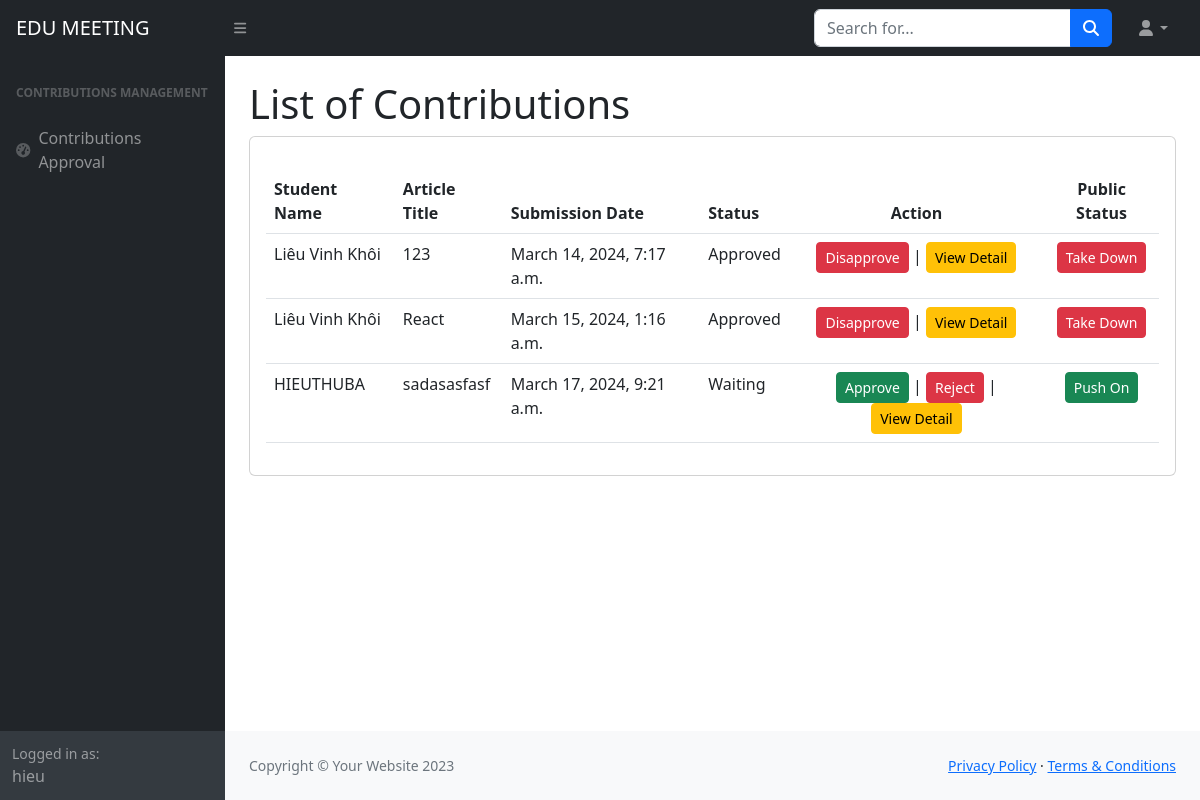
The app's page /ad/contributions/manage/ (signed in) with its own data.
### home/models.py (models this page shows, shortened)
class UserProfile(models.Model):
    user = models.OneToOneField(User, on_delete=models.CASCADE, primary_key=True)
    fullname = models.CharField(max_length=50)
    roles = models.ManyToManyField(Role, related_name='users')
    faculty = models.ForeignKey('Faculties', on_delete=models.CASCADE, null=True, blank=True)
    email = models.EmailField(max_length=254, unique=True, blank=True, null=True)
    phone = models.CharField(max_length=15)
    academic_Year = models.ForeignKey(AcademicYear,blank=True, null =True, on_delete=models.CASCADE)

class Contributions(models.Model):
    user = models.ManyToManyField(UserProfile)
    title = models.CharField(max_length=30)
    content = models.TextField(null = True)
    faculty = models.ForeignKey(Faculties,on_delete=models.CASCADE)
    term = models.BooleanField(default=False)
    createAt = models.DateTimeField(auto_now_add=True)
    academic_Year = models.ForeignKey(AcademicYear,blank=True, null =True, on_delete=models.CASCADE)
    reject_reason = models.TextField(blank=True, null=True)
    status = models.CharField(max_length=10,  default='waiting')
    public = models.BooleanField(default = False)

### home/views.py (the view)
# urls.py: path('ad/contributions/manage/', views.all_contributions_view, name='manage_contributions'),
def all_contributions_view(request):
    contributions = Contributions.objects.all()  # Fetch all contributions from the database
    context = {
        'contributions': contributions
    }
    return render(request, 'manage_contributions.html', context)

### templates/manage_contributions.html (shortened to what this page needs)
{%load static%}
<!DOCTYPE html>
<html lang="en">
    <head>
        <link href="https://cdn.jsdelivr.net/npm/simple-datatables@7.1.2/dist/style.min.css" rel="stylesheet" />
        <link href="{% static 'css/styles.css' %}" rel="stylesheet" />
    </head>
    <body class="sb-nav-fixed">
        <nav class="sb-topnav navbar navbar-expand navbar-dark bg-dark">
            <a class="navbar-brand ps-3" href="{% url "home" %}">EDU MEETING</a>
            <button class="btn btn-link btn-sm order-1 order-lg-0 me-4 me-lg-0" id="sidebarToggle" href="#!"><i class="fas fa-bars"></i></button>
            <form class="d-none d-md-inline-block form-inline ms-auto me-0 me-md-3 my-2 my-md-0">
                <div class="input-group">
                    <input class="form-control" type="text" placeholder="Search for..." aria-label="Search for..." aria-describedby="btnNavbarSearch" />
                    <button class="btn btn-primary" id="btnNavbarSearch" type="button"><i class="fas fa-search"></i></button>
                </div>
            </form>
            <ul class="navbar-nav ms-auto ms-md-0 me-3 me-lg-4">
                <li class="nav-item dropdown">
                    <a class="nav-link dropdown-toggle" id="navbarDropdown" href="#" role="button" data-bs-toggle="dropdown" aria-expanded="false"><i class="fas fa-user fa-fw"></i></a>
                </li>
            </ul>
        </nav>
        <div id="layoutSidenav">
            <div id="layoutSidenav_nav">
                <nav class="sb-sidenav accordion sb-sidenav-dark" id="sidenavAccordion">
                    <div class="sb-sidenav-menu">
                        <div class="nav">
                            <div class="sb-sidenav-menu-heading">Contributions Management</div>
                            <a class="nav-link" href="{% url "manage_contributions" %}">
                              <div class="sb-nav-link-icon"><i class="fas fa-tachometer-alt"></i></div>
                              Contributions Approval
                            </a>
                        </div>
                    </div>
                    <div class="sb-sidenav-footer">
                        <div class="small">Logged in as:</div>
                        {{request.user.username}}
                    </div>
                </nav>
            </div>
            <div id="layoutSidenav_content">
                <main>
                    <div class="container-fluid px-4">
                        <h1 class="mt-4">List of Contributions</h1>
                        <div class="card mb-4">
                            <div class="card-body">
                              <form method="post" enctype="">
                                <table class="table mt-3">
                                  <thead class="thead-dark">
                                    <tr>
                                      <th scope="col">Student Name</th>
                                      <th scope="col">Article Title</th>
                                      <th scope="col">Submission Date</th>
                                      <th scope="col">Status</th>
                                      <th class="text-center" scope="col">Action</th>
                                      <th class="text-center" scope="col">Public Status </th>
                                    </tr>
                                  </thead>
                                  <tbody>
                                    {% for contribution in contributions %}
                                    <tr>
                                        <td>
                                          {% for user in contribution.user.all %}
                                              {{ user.fullname }}
                                          {% endfor %}
                                        </td>
                                        <td>{{ contribution.title }}</td>
                                        <td>{{ contribution.createAt }}</td>
                                        <td>
                                            {% if contribution.status == 'approved' %}
                                                Approved
                                            {% elif contribution.status == 'rejected' %}
                                                Rejected
                                            {% else %}
                                                Waiting
                                            {% endif %}
                                        </td>
                                        <td>
                                            <div class="text-center">
                                            {% if contribution.status == 'waiting' %}
                                                <a href="{% url 'approve_contribution' contribution.id %}" class="btn btn-success btn-sm">Approve</a> |
                                                <a href="{% url 'reject_contribution' contribution.id %}" class="btn btn-danger reject-btn btn-sm" data-bs-toggle="modal" data-bs-target="#rejectModal" data-contribution-id="{{ contribution.id }}">Reject</a> |
                                                <a href="{% url 'contributions_detail' contribution.id %}" class="btn btn-warning btn-sm">View Detail</a>
                                            {% elif contribution.status == 'approved' %}
                                                <a href="#" class="btn btn-danger btn-sm">Disapprove</a> |
                                                <a href="{% url 'contributions_detail' contribution.id %}" class="btn btn-warning btn-sm">View Detail</a>
                                            {% elif contribution.status == 'rejected' %}
                                                <a href="{% url 'contributions_detail' contribution.id %}" class="btn btn-warning btn-sm">View Detail</a>
                                            {% endif %}
                                            </div>
                                        </td>
                                        <td>
                                            <div class="text-center">
                                            {% if contribution.public %}
                                              <a href="{% url 'public_contribution' contribution.id %}?public=non" class="btn btn-danger btn-sm">Take Down</a>
                                            {% else %}
                                                <a href="{% url 'public_contribution' contribution.id %}?public=pub" class="btn btn-success btn-sm">Push On</a>
                                            {% endif %}
                                          </div>
                                        </td>
                                    </tr>
                                    {% endfor %}
                                  </tbody>
                                </table>
                              </form>
                            </div>
                        </div>
                    </div>
                </main>
                <footer class="py-4 bg-light mt-auto">
                    <div class="container-fluid px-4">
                        <div class="d-flex align-items-center justify-content-between small">
                            <div class="text-muted">Copyright &copy; Your Website 2023</div>
                            <div>
                                <a href="#">Privacy Policy</a>
                                &middot;
                                <a href="#">Terms &amp; Conditions</a>
                            </div>
                        </div>
                    </div>
                </footer>
            </div>
        </div>
    </body>
</html>

### records on screen
Contributions: title "123", createAt "March 14, 2024, 7:17 a.m.", status "Approved", public "Take Down"
UserProfile: fullname "Liêu Vinh Khôi"
Contributions: title "React", createAt "March 15, 2024, 1:16 a.m.", status "Approved", public "Take Down"
Contributions: title "sadasasfasf", createAt "March 17, 2024, 9:21 a.m.", status "Waiting", public "Push On"
UserProfile: fullname "HIEUTHUBA"

### other values on screen
{{ request.user.username }} "hieu"
